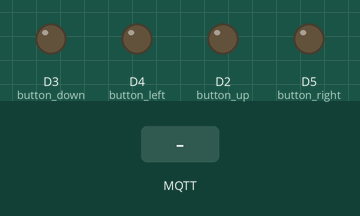
This sketch was run on a simulated ESP8266 (NodeMCU). Parts: output pins drawn as LEDs (lit = HIGH). The test bench sets the inputs (shaded band). WiFi joins after 1.5 s; servers stay silent unless stated; no MQTT or app messages arrive unless stated; what the sketch prints to the serial monitor is not drawn.

Above: at 2.3 s.
2.4 s: MQTT message "derecha" arrives on the first subscribed topic
At 2.65 s:
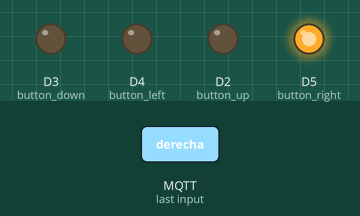
4.4 s: MQTT message "izquierda" arrives on the first subscribed topic
At 4.65 s:
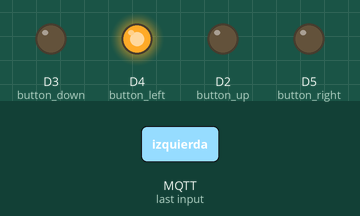
6.4 s: MQTT message "arriba" arrives on the first subscribed topic
At 6.8 s:
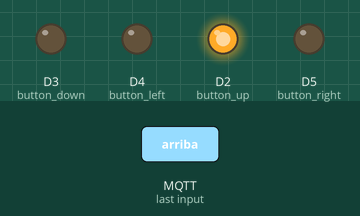
8.4 s: MQTT message "abajo" arrives on the first subscribed topic
At 8.65 s:
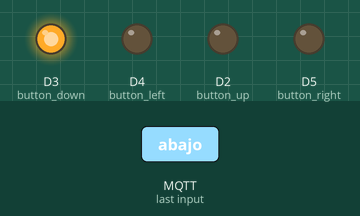
Timing chart, 0 to 11.4 s (numbered marks = the images above; inputs shaded):
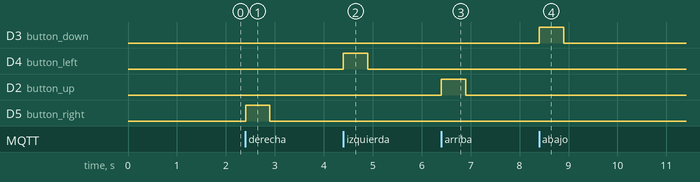

Measured:
- after the input at 2.4 s, D5 (button_right): LOW → HIGH at once, → LOW 0.50 s later
- after the input at 4.4 s, D4 (button_left): LOW → HIGH at once, → LOW 0.50 s later
- after the input at 6.4 s, D2 (button_up): LOW → HIGH at once, → LOW 0.50 s later
- after the input at 8.4 s, D3 (button_down): LOW → HIGH at once, → LOW 0.50 s later

The sketch:

MQTT.ino
```cpp
#include <ESP8266WiFi.h>
#include <PubSubClient.h>

WiFiClient net;
PubSubClient mqtt(net);

#define WIFI_SSID     "Nombre de la red"
#define WIFI_PASS     "Clave de la red"
#define MQTT_SERVER   "test.mosquitto.org"
#define MQTT_PORT     1883
#define MQTT_CLIENTID ("Node_" + String(ESP.getChipId()))
#define MQTT_TOPIC    "rcr/ajoy"

#define button_up       D2
#define button_down     D3
#define button_left     D4
#define button_right    D5
#define button_trigger  D6

void setup() {
  Serial.begin(115200, SERIAL_8N1, SERIAL_TX_ONLY);
  Serial.println();
  Serial.println();

  pinMode(button_up, OUTPUT);
  pinMode(button_down, OUTPUT);
  pinMode(button_left, OUTPUT);
  pinMode(button_right, OUTPUT);
  pinMode(button_trigger, OUTPUT);

  digitalWrite(button_up, LOW);
  digitalWrite(button_down, LOW);
  digitalWrite(button_left, LOW);
  digitalWrite(button_right, LOW);
  digitalWrite(button_trigger, LOW);

  WiFi.mode(WIFI_STA);
  WiFi.setAutoConnect(true);
  WiFi.begin(WIFI_SSID, WIFI_PASS);

  mqtt.setServer(MQTT_SERVER, MQTT_PORT);
}

void loop(){
  yield();
  if(!wifiConnect()) return;
  if(!mqttConnect()) return;
  mqtt.loop();
}

bool wifiConnect(){
  if( WiFi.status() == WL_CONNECTED )
    return true;

  Serial.print( "Conectando a la WiFi: ." );
  for( int i=0; i<10; i++ ){
    if( WiFi.status() == WL_CONNECTED ){
      Serial.print( " --- " );
      Serial.print( WiFi.localIP() );
      Serial.println( " Ok" );
      return true;
    }

    Serial.print( "." );
    delay( 500 );
    yield();
  }
  Serial.println( "Timeout" );
  return false;
}


bool mqttConnect (){
  if( mqtt.connected() )
    return true;

  Serial.print( "Conectando a MQTT: ." );
  for( int i=0; i<10; i++ ){
    if( mqtt.connect( MQTT_CLIENTID.c_str() ) ){
      Serial.print( " --- " );
      Serial.print(  MQTT_SERVER );
      Serial.print(  ":" );
      Serial.print(  MQTT_PORT );
      Serial.println( " Ok" );

      mqtt.subscribe( MQTT_TOPIC, 0 );
      mqtt.setCallback( doReceiveMessage );

      return true;
    }

    Serial.print( "." );
    delay( 500 );
    yield();
  }
  Serial.println( "Timeout" );
  return false;
}

void doReceiveMessage(const char* topic, byte* payload, unsigned int len) {
  char cmd[len+1];
  memcpy(cmd, payload, len);
  cmd[len] = 0;
  Serial.println(cmd);

  if(strcmp(cmd, "derecha") == 0 ){
    digitalWrite(button_right, HIGH);
    pausa(500);
    digitalWrite(button_right, LOW);
  }
  else if(strcmp(cmd, "izquierda") == 0 ){
    digitalWrite(button_left, HIGH);
    pausa(500);
    digitalWrite(button_left, LOW);
  }
  else if(strcmp(cmd, "arriba") == 0 ){
    digitalWrite(button_up, HIGH);
    pausa(500);
    digitalWrite(button_up, LOW);
  }
  else if(strcmp(cmd, "abajo") == 0 ){
    digitalWrite(button_down, HIGH);
    pausa(500);
    digitalWrite(button_down, LOW);
  }
  else if(strcmp(cmd, "disparo") == 0 ){
    digitalWrite(button_trigger, HIGH);
    pausa(500);
    digitalWrite(button_trigger, LOW);
  }

}

void pausa(unsigned long ms){
  unsigned t = millis() + ms;
  while(millis() < t) yield();
}
```
